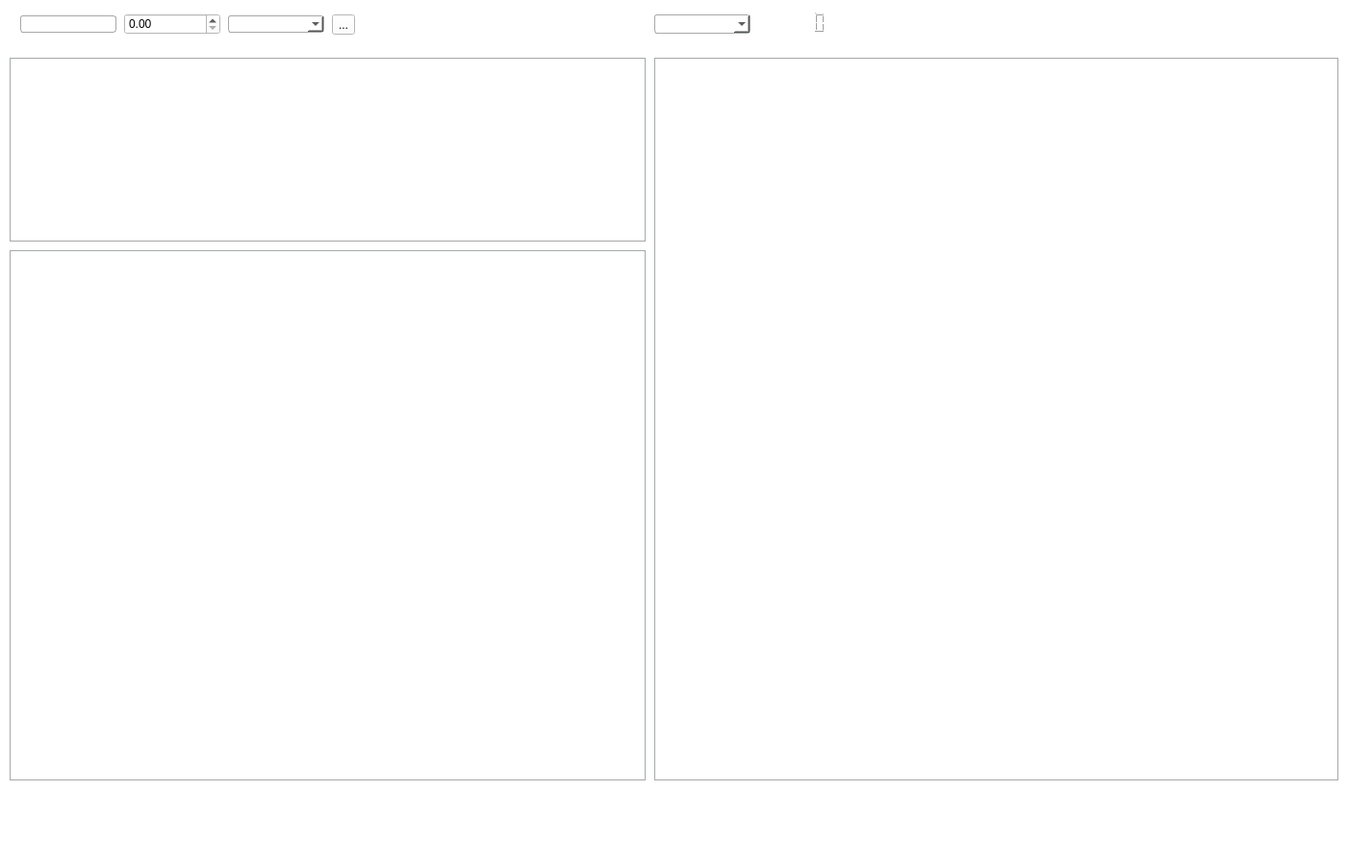
<?xml version="1.0" encoding="UTF-8"?>
<ui version="4.0">
 <class>MainWindow</class>
 <widget class="QMainWindow" name="MainWindow">
  <property name="geometry">
   <rect>
    <x>0</x>
    <y>0</y>
    <width>1401</width>
    <height>902</height>
   </rect>
  </property>
  <property name="windowTitle">
   <string>MainWindow</string>
  </property>
  <property name="styleSheet">
   <string notr="true">background-color: rgb(255, 255, 255)</string>
  </property>
  <widget class="QWidget" name="centralwidget">
   <widget class="QFrame" name="horizontalFrame">
    <property name="geometry">
     <rect>
      <x>10</x>
      <y>0</y>
      <width>371</width>
      <height>51</height>
     </rect>
    </property>
    <layout class="QHBoxLayout" name="horizontalLayout">
     <item>
      <widget class="QLineEdit" name="aTicNameLineBox">
       <property name="maximumSize">
        <size>
         <width>100</width>
         <height>16777215</height>
        </size>
       </property>
       <property name="styleSheet">
        <string notr="true">color: black;
border: 1px solid rgb(166, 169, 169);
border-radius: 3px;
color: black;
</string>
       </property>
      </widget>
     </item>
     <item>
      <widget class="QDoubleSpinBox" name="aTicValSpinBox">
       <property name="maximumSize">
        <size>
         <width>100</width>
         <height>16777215</height>
        </size>
       </property>
       <property name="styleSheet">
        <string notr="true">color:black;
</string>
       </property>
      </widget>
     </item>
     <item>
      <widget class="QComboBox" name="aTicComboBox">
       <property name="maximumSize">
        <size>
         <width>100</width>
         <height>16777215</height>
        </size>
       </property>
       <property name="styleSheet">
        <string notr="true">border: 1px solid rgb(166, 169, 169);
border-radius: 3px;
color: black;
</string>
       </property>
      </widget>
     </item>
     <item>
      <widget class="QToolButton" name="aTicButton">
       <property name="styleSheet">
        <string notr="true">background-color: rgb(255, 255, 255)</string>
       </property>
       <property name="text">
        <string>...</string>
       </property>
       <property name="icon">
        <iconset>
         <normaloff>icons/bell.png</normaloff>icons/bell.png</iconset>
       </property>
      </widget>
     </item>
    </layout>
   </widget>
   <widget class="QListWidget" name="aTicListWidget">
    <property name="geometry">
     <rect>
      <x>10</x>
      <y>60</y>
      <width>661</width>
      <height>191</height>
     </rect>
    </property>
    <property name="styleSheet">
     <string notr="true">border: 1px solid rgb(166, 169, 169);</string>
    </property>
   </widget>
   <widget class="QListWidget" name="nTicListWidget">
    <property name="geometry">
     <rect>
      <x>680</x>
      <y>60</y>
      <width>711</width>
      <height>751</height>
     </rect>
    </property>
    <property name="styleSheet">
     <string notr="true">border: 1px solid rgb(166, 169, 169);</string>
    </property>
   </widget>
   <widget class="QListWidget" name="newsListWidget">
    <property name="geometry">
     <rect>
      <x>10</x>
      <y>260</y>
      <width>661</width>
      <height>551</height>
     </rect>
    </property>
    <property name="styleSheet">
     <string notr="true">border: 1px solid rgb(166, 169, 169);</string>
    </property>
   </widget>
   <widget class="QComboBox" name="nTicNameComboBox">
    <property name="geometry">
     <rect>
      <x>680</x>
      <y>15</y>
      <width>100</width>
      <height>20</height>
     </rect>
    </property>
    <property name="maximumSize">
     <size>
      <width>100</width>
      <height>16777215</height>
     </size>
    </property>
    <property name="styleSheet">
     <string notr="true">border: 1px solid rgb(166, 169, 169);
border-radius: 3px;
color: black;
</string>
    </property>
   </widget>
   <widget class="QLCDNumber" name="ticPriceLCDNumber">
    <property name="geometry">
     <rect>
      <x>800</x>
      <y>12</y>
      <width>64</width>
      <height>23</height>
     </rect>
    </property>
    <property name="styleSheet">
     <string notr="true">border: None</string>
    </property>
   </widget>
  </widget>
  <widget class="QStatusBar" name="statusbar"/>
 </widget>
 <resources/>
 <connections/>
</ui>
